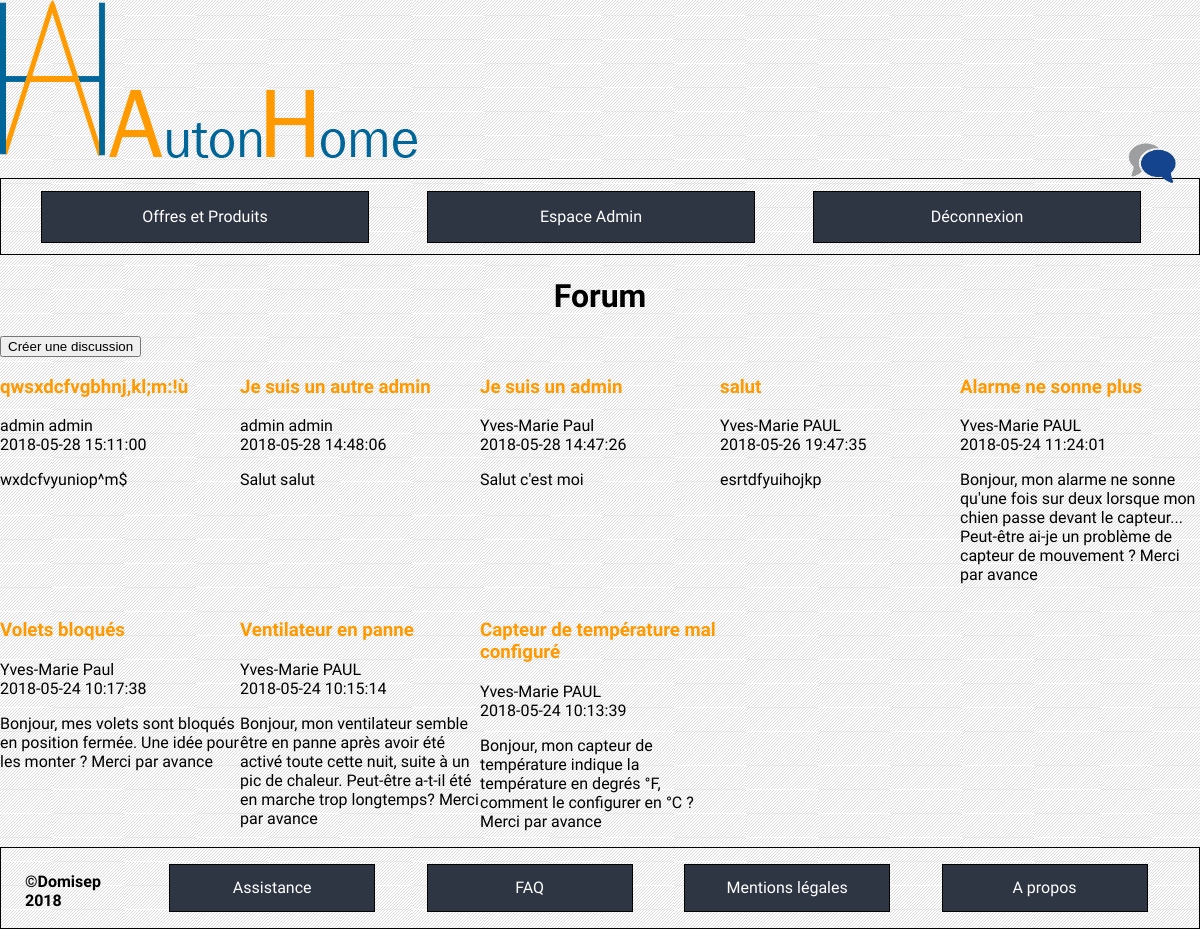
The app's page /index.php?cible=indexforum (signed in), older data.
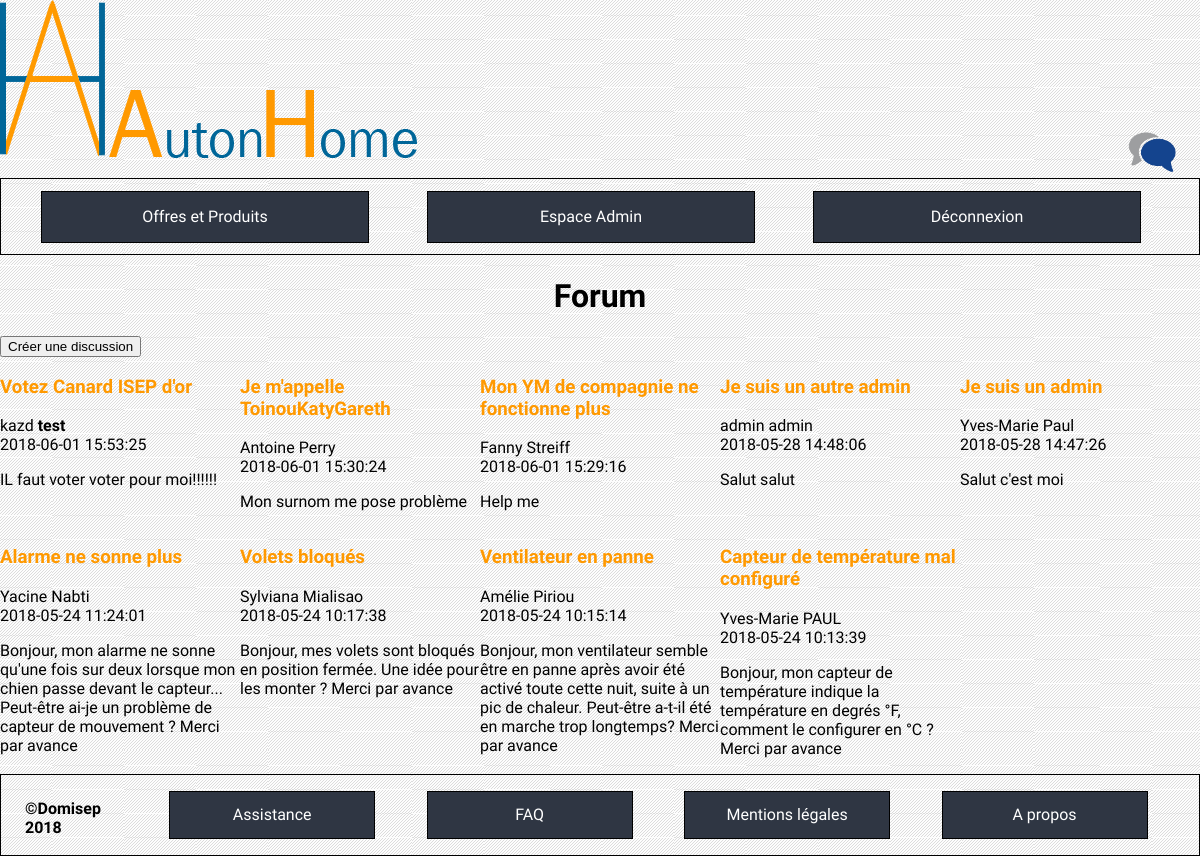
The same page, newer data.
### tables this page shows
CREATE TABLE `forum_discussion` (
  `ID` int(11) NOT NULL,
  `topic` text NOT NULL,
  `text` text NOT NULL,
  `id_user` int(11) NOT NULL,
  `dateTime` datetime NOT NULL
);

CREATE TABLE `user` (
  `ID` int(11) NOT NULL,
  `firstName` varchar(100) NOT NULL,
  `lastName` varchar(100) NOT NULL,
  `mail` varchar(100) NOT NULL,
  `password` varchar(255) NOT NULL,
  `phoneNumber` varchar(10) NOT NULL,
  `addressNumber` int(4) NOT NULL,
  `addressStreet` varchar(100) NOT NULL,
  `addressZipCode` int(10) NOT NULL,
  `addressCity` varchar(100) NOT NULL,
  `addressCountry` varchar(100) NOT NULL,
  `type` varchar(100) NOT NULL
);

### controleurs/indexforum.php (called while the page is built, shortened)
<?php
if(isLoggedAsAdmin()){
    $section = 'indexforum';
    $value = getAllMessagesWithNames($bdd);
    $value = array_reverse($value);
}
elseif (isLoggedAsUser()){
    $status="LU";
    $section = 'indexforum';
    $value = getAllMessagesWithNames($bdd);
    $value = array_reverse($value);
}
else{
    $status="UU";
}
include('vues/indexforum.php');

### index.php (called while the page is built, shortened)
<?php
include("controleurs/functions.php");
if(isset($_GET['cible']) && !empty($_GET['cible'])) {
    $url = $_GET['cible'];
} else {
    $url = 'accueil';
}
include('controleurs/' . $url . '.php');

### controleurs/functions.php (called while the page is built, shortened)
<?php
function isLoggedAsAdmin()
{
    if(isset($_SESSION["type"])){
        if ($_SESSION["type"]=="admin") {
            return true;
        } else {
            return false;
        }
    }
    else{
        return false;
    }
}

### modele/forumDiscussion.php (called while the page is built, shortened)
<?php
function getAllMessagesWithNames($bdd){
$statement = $bdd->prepare('SELECT forum_discussion.ID, firstName, lastName, topic, text, dateTime FROM user INNER JOIN forum_discussion ON user.ID = forum_discussion.id_user');
$statement->execute();
return $statement->fetchAll();
}

### vues/indexForum.php (the view)
<?php
require ('vues/header_'.$status.'.php');
?>
<div class="principal">
    <h1> Forum </h1>
    <a href="index.php?cible=forum"> <button class="nouvelle_discussion" type="submit" name="submit"> Créer une discussion </button> </a>
    <div class="discussion">
        <?php foreach ($value as $element) { ?>
            <div class="discussion-infos">
                <h3> <a href="index.php?cible=forummessage&id=<?php echo ($element["ID"]);?>"> <?php echo($element["topic"]); ?> </a> </h3>
                <p> <? echo($element['firstName'].'    '.$element['lastName']);?> <br> <?php echo($element["dateTime"]); ?> </p>
                <p><?php echo($element["text"]) ?></p>
            </div>
    <?php } ?>
    </div>
</div>
<?php
require('vues/footer.php');
?>

### vues/header_AD.php (shortened to what this page needs)
<!DOCTYPE html>
<head>
    <link rel="stylesheet" type="text/css" href="vues/CSS/all.css"/>
    <link rel="stylesheet" type="text/css" href="vues/CSS/header_AD.css"/>
    <link rel="stylesheet" type="text/css" href="vues/CSS/footer.css"/>
    <?php
    echo ('<link rel="stylesheet" type="text/css" href="vues/CSS/'.$section.'.css"/>');
    ?>
</head>
<body>
<header>
    <div class="header-title">
        <a href="index.php?cible=accueil"><img src="ressources/logo/logodomisep_logo.png"/></a>
        <a href="index.php?cible=accueil"><img src="ressources/logo/logodomisep_logo_texte.png"/></a>
    </div>
    <a href="index.php?cible=indexforum" ><img src="ressources/logo/forum.jpg" class="forum-logo"/></a>
    <nav>
        <ul>
            <a href="index.php?cible=nosoffres">
                <li>
                Offres et Produits
                </li>
            </a>
            <a href="index.php?cible=espaceadmin">
                <li>
                    Espace Admin
                </li>
            </a>
            <a href="index.php?cible=logout">
                <li>
                    Déconnexion
                </li>
            </a>
        </ul>
    </nav>
</header>

### vues/footer.php (shortened to what this page needs)
<link rel="stylesheet" type="text/css" href="vues/CSS/footer.css"/>
<footer>
    <div class="droit-reserve">
        &copy;Domisep 2018
    </div>
    <div class="footer-links">
        <ul>
            <a href="index.php?cible=assistance">
                <li>
                    Assistance
                </li>
            </a>
            <a href="index.php?cible=faq">
                <li>
                    FAQ
                </li>
            </a>
            <a href="index.php?cible=mentionslegales">
                <li>
                    Mentions légales
                </li>
            </a>
            <a href="index.php?cible=apropos">
                <li>
                    A propos
                </li>
            </a>
        </ul>
</footer>
</body>
</html>

### vues/CSS/all.css (style rules this page uses)
body { font-family: 'Muli', sans-serif; background: url("../../ressources/pictures/fondblanc.jpg") fixed ; margin: 0; }

### vues/CSS/header_AD.css (style rules this page uses)
header { margin-bottom: 5px; }
header a { color: black; text-decoration: none ; }
header nav ul { display: block; display: flex; flex-direction: row; border: 0.5px solid black; }
header nav a li { display: block; color: white; }
header nav a { text-decoration: none; list-style-type: none; margin-right: 5%; background-color: rgb(47,54,67); border: 1px solid black; line-height: 50px; width: 100%; text-align: center; margin-top: 1%; margin-bottom: 1%; }
.forum-logo { position: absolute; top : 15%; right: 2%; width: 4%; height: auto; }

### vues/CSS/footer.css (style rules this page uses)
footer { border: 0.5px solid black; display: flex; }
footer a { color: black; text-decoration: none ; }
.footer-links { display : flex; width: 100%; }
.footer-links ul { display: flex; justify-content: flex-end; list-style-type: none; width: 100%; }
.footer-links ul a { display: block; margin-right: 5%; background-color: rgb(47,54,67); border: 1px solid black; text-align: center; padding-right: 3%; padding-left: 3%; color: white; width: 100%; padding-top: 1.3%; padding-bottom: 1.3%; }
.droit-reserve { font-size : 100%; font-weight: bold; margin-left: 2%; margin-top: 2%; }

### vues/CSS/indexforum.css (style rules this page uses)
h1 { text-align: center; }
.discussion { display: flex; flex-wrap: wrap; }
.discussion-infos a { color: #ff9900; text-decoration: none; }
.discussion-infos { width: 20%; }

Row changes from the older to the newer data that the page shows:
removed forum_discussion: topic "qwsxdcfvgbhnj,kl;m:!ù", id_user.firstName "admin", id_user.lastName "admin", dateTime "2018-05-28 15:11:00", text "wxdcfvyuniop^m$"
removed forum_discussion: topic "salut", id_user.firstName "Yves-Marie", id_user.lastName "PAUL", dateTime "2018-05-26 19:47:35", text "esrtdfyuihojkp"
added forum_discussion: topic "Votez Canard ISEP d'or", id_user.firstName "kazd", id_user.lastName "test", dateTime "2018-06-01 15:53:25", text "IL faut voter voter pour moi!!!!!!"
added forum_discussion: topic "Je m'appelle ToinouKatyGareth", id_user.firstName "Antoine", id_user.lastName "Perry", dateTime "2018-06-01 15:30:24", text "Mon surnom me pose problème"
added forum_discussion: topic "Mon YM de compagnie ne fonctionne plus", id_user.firstName "Fanny", id_user.lastName "Streiff", dateTime "2018-06-01 15:29:16", text "Help me"
changed forum_discussion "Alarme ne sonne plus": id_user.firstName "Yves-Marie" → "Yacine"; id_user.lastName "PAUL" → "Nabti"
changed forum_discussion "Volets bloqués": id_user.firstName "Yves-Marie" → "Sylviana"; id_user.lastName "Paul" → "Mialisao"
changed forum_discussion "Ventilateur en panne": id_user.firstName "Yves-Marie" → "Amélie"; id_user.lastName "PAUL" → "Piriou"
